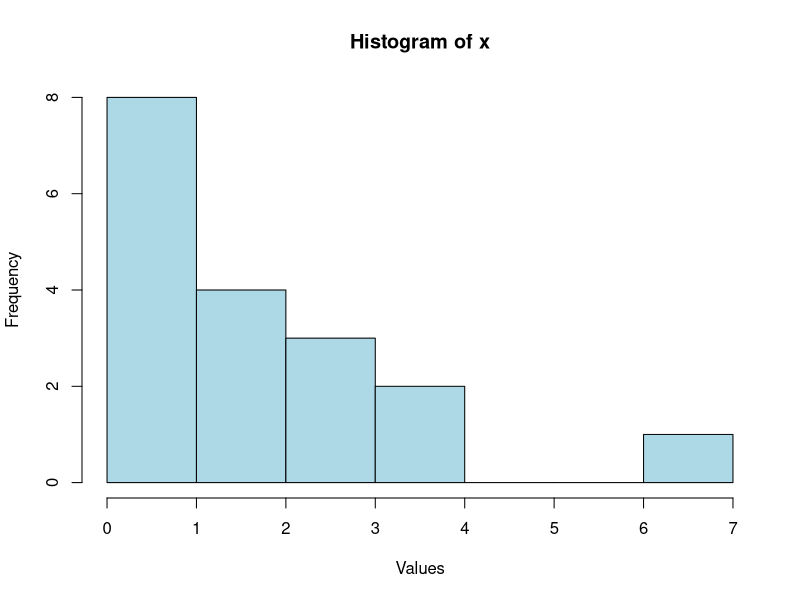

Generate this figure with R:
## ---- chunk 1
a = c(2,5,8,3,-10,4.5)
## ---- chunk 2
car = data.frame("Model_Name"=c("creta","zen","swift"),"Mileage"=c("25","30","34"))
print(car)
## ---- chunk 3
x <- c(0,1,3,2,0,1,1,3,2,4,0,7,1,2,1,3,4,2)
hist(x, main="Histogram of x", xlab="Values", ylab="Frequency", col="lightblue", border="black")
